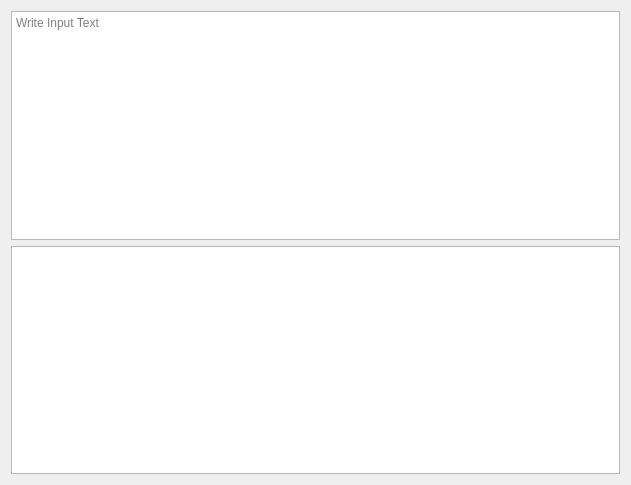
<?xml version="1.0" encoding="UTF-8"?>
<ui version="4.0">
 <class>MainWindow</class>
 <widget class="QMainWindow" name="MainWindow">
  <property name="geometry">
   <rect>
    <x>0</x>
    <y>0</y>
    <width>631</width>
    <height>485</height>
   </rect>
  </property>
  <property name="windowTitle">
   <string>MainWindow</string>
  </property>
  <widget class="QWidget" name="centralWidget">
   <layout class="QVBoxLayout" name="verticalLayout">
    <item>
     <widget class="QTextEdit" name="textEdit">
      <property name="placeholderText">
       <string>Write Input Text</string>
      </property>
     </widget>
    </item>
    <item>
     <widget class="QTextBrowser" name="textBrowser"/>
    </item>
   </layout>
  </widget>
 </widget>
 <layoutdefault spacing="6" margin="11"/>
 <resources/>
 <connections/>
</ui>
